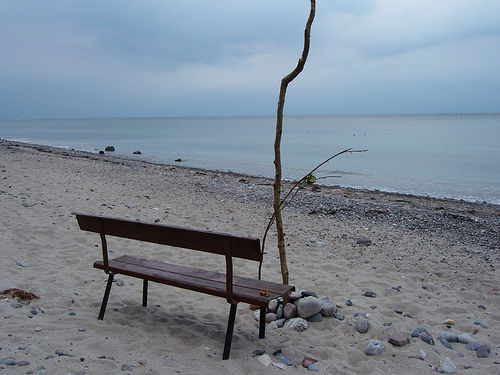
#> input picture test-relay/test.jpg, 500 x 375 px
$ python gray.py
#> lines starting #> are read from the running program, lines starting #| are printed output that depends on the picture; after the words box and inside, x2 and y2 are one past the last pixel; in counts of white or black regions, pixels touching at a corner belong together
import cv2


img = cv2.imread('test.jpg')
#> img is the input picture: shape (375, 500, 3); mean B, G, R 147.9, 135.3, 123.9

img = cv2.cvtColor(img, cv2.COLOR_BGR2GRAY)
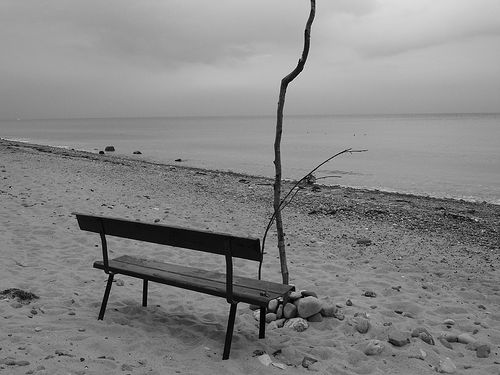
#> img: shape (375, 500); min 0, max 234, mean 133.3

threshold = 100
ret, th_img = cv2.threshold(img, 100, 255, cv2.THRESH_BINARY)
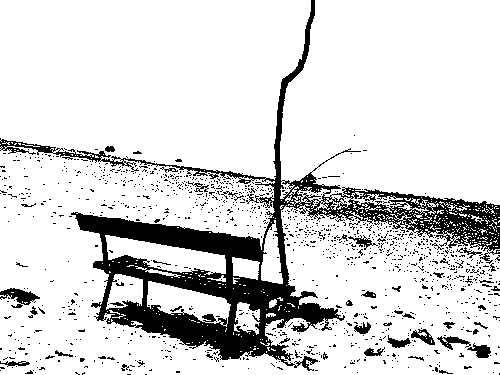
#> th_img: shape (375, 500); 84.6% white; 1210 black regions (1166 under 20 px), largest, box (x1, y1, x2, y2) and area: (0, 0, 500, 371) 22992, (0, 288, 40, 308) 374, (467, 343, 491, 358) 193

cv2.imwrite('out.jpg', th_img)
